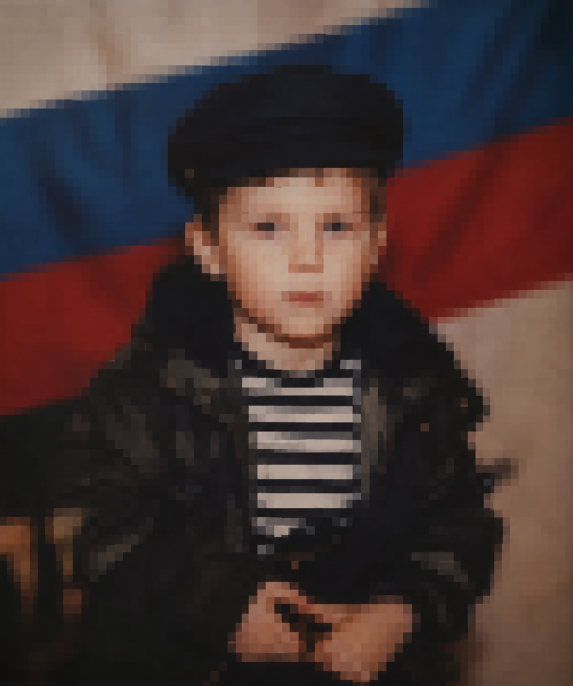
#> input picture _raw/portrait.png, 1146 x 1372 px (shown at 1/2 size)
$ python process_portrait.py
#> lines starting #> are read from the running program, lines starting #| are printed output that depends on the picture; after the words box and inside, x2 and y2 are one past the last pixel; in counts of white or black regions, pixels touching at a corner belong together
#> in process, img is the input picture: PIL image 1146x1372 RGB; mean R, G, B 68.7, 52.3, 50.9
### tools/slice_assets.py
#!/usr/bin/env python3
"""
Slice the Nano-Banana texture/decal sheets into individual, correctly-named
game textures for the Godot project.

INPUT  (put your 4 generated images here, any of .png/.jpg/.jpeg/.webp):
    _raw/monitor.*    - the Windows-2000 desktop screenshot
    _raw/surfaces.*   - 5-cell sheet: wallpaper | wood floor
                                       ceiling | countertop | wardrobe
    _raw/fabrics.*    - 6-cell sheet: rug | brown curtain | lace tulle
                                       sofa-beige | sofa-navy | white board
    _raw/decals.*     - 4-cell MAGENTA sheet: world map | clock
                                              photo frames | door

OUTPUT (written to project root res://):
    Surfaces -> tex_*.jpg   (square, 512 px)
    Monitor  -> tex_monitor.jpg
    Decals   -> decal_*.png (magenta keyed to transparent, auto-cropped)

Run from the project root:  python tools/slice_assets.py
"""

from pathlib import Path
from PIL import Image, ImageChops, ImageFilter

ROOT = Path(__file__).resolve().parent.parent
RAW = ROOT / "_raw"

# Trim this fraction off each cell edge to dodge the thin divider lines
# that the image model sometimes draws between tiles.
INSET = 0.018

# Magenta chroma-key thresholds (the background is a hot magenta ~#E000FF).
KEY_R_MIN = 140   # red must be high
KEY_B_MIN = 140   # blue must be high
KEY_G_MAX = 110   # green must be low

# ---- Sheet layouts, as fractional (x0, y0, x1, y1) rectangles --------------
# mode: "tile"   -> centered-square crop, resize to 512, save .jpg
#       "screen" -> resize to 1024 square, save .jpg
#       "decal"  -> key magenta -> alpha, auto-crop, save .png
THIRD = 1.0 / 3.0
JOBS = [
    # --- surfaces sheet (top: 2 cells, bottom: 3 cells) ---
    ("surfaces", "tile",  "tex_wallpaper.jpg",  (0.0,   0.0, 0.5,    0.5)),
    ("surfaces", "tile",  "tex_floor.jpg",      (0.5,   0.0, 1.0,    0.5)),
    ("surfaces", "tile",  "tex_ceiling.jpg",    (0.0,   0.5, THIRD,  1.0)),
    ("surfaces", "tile",  "tex_countertop.jpg", (THIRD, 0.5, 2*THIRD,1.0)),
    ("surfaces", "tile",  "tex_wardrobe.jpg",   (2*THIRD,0.5,1.0,    1.0)),

    # --- fabrics sheet (2 rows x 3 cols) ---
    ("fabrics",  "tile",  "tex_rug.jpg",        (0.0,   0.0, THIRD,  0.5)),
    ("fabrics",  "tile",  "tex_curtain.jpg",    (THIRD, 0.0, 2*THIRD,0.5)),
    ("fabrics",  "tile",  "tex_tulle.jpg",      (2*THIRD,0.0,1.0,    0.5)),
    ("fabrics",  "tile",  "tex_sofa_beige.jpg", (0.0,   0.5, THIRD,  1.0)),
    ("fabrics",  "tile",  "tex_sofa_navy.jpg",  (THIRD, 0.5, 2*THIRD,1.0)),
    ("fabrics",  "tile",  "tex_shelf_white.jpg",(2*THIRD,0.5,1.0,    1.0)),

    # --- monitor (whole image) ---
    ("monitor",  "screen","tex_monitor.jpg",    (0.0,   0.0, 1.0,    1.0)),

    # --- decals sheet (2x2, magenta background) ---
    ("decals",   "decal", "decal_worldmap.png", (0.0,   0.0, 0.5,    0.5)),
    ("decals",   "decal", "decal_clock.png",    (0.5,   0.0, 1.0,    0.5)),
    ("decals",   "decal", "decal_frames.png",   (0.0,   0.5, 0.5,    1.0)),
    ("decals",   "decal", "decal_door.png",     (0.5,   0.5, 1.0,    1.0)),
]


# [26 lines left out: functions find_source, crop_cell, center_square, not called in this run]


def key_magenta(img: Image.Image) -> Image.Image:
    """Turn the magenta background transparent and auto-crop to the object."""
    img = img.convert("RGBA")
#> img: PIL image 1146x1372 RGBA
    r, g, b, _ = img.split()
    r_hi = r.point(lambda v: 255 if v > KEY_R_MIN else 0)
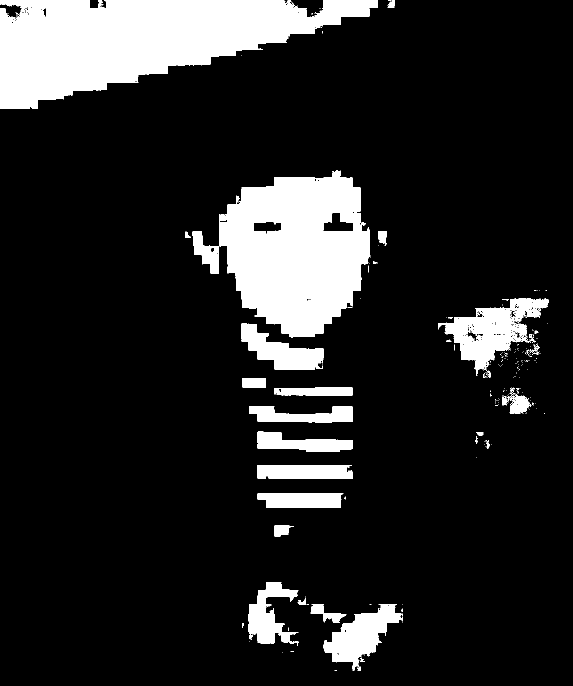
#> r_hi: PIL image 1146x1372 L (shown at 1/2 size); 14.6% white; 242 white regions (204 under 20 px), largest, box (x1, y1, x2, y2) and area: (0, 0, 756, 217) 93465, (439, 340, 741, 675) 71215, (876, 597, 1097, 752) 13037
    b_hi = b.point(lambda v: 255 if v > KEY_B_MIN else 0)
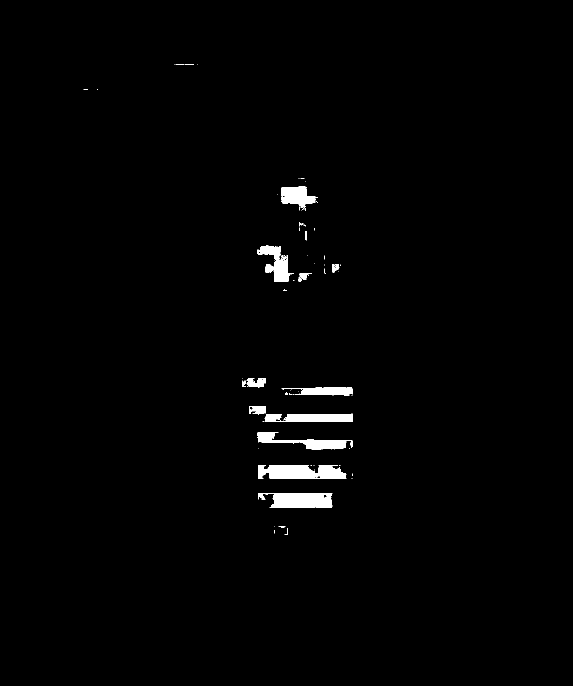
#> b_hi: PIL image 1146x1372 L (shown at 1/2 size); 1.3% white; 78 white regions (61 under 20 px), largest, box (x1, y1, x2, y2) and area: (516, 930, 693, 958) 4046, (516, 987, 665, 1016) 3457, (530, 827, 705, 844) 2556
    g_lo = g.point(lambda v: 255 if v < KEY_G_MAX else 0)
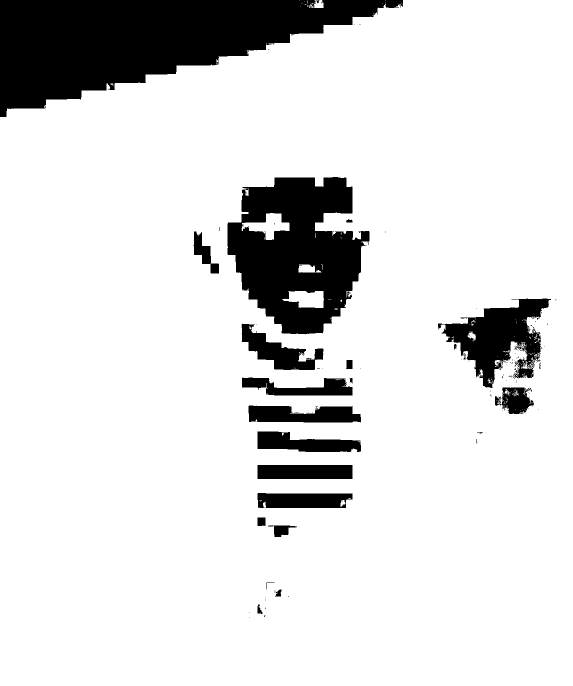
#> g_lo: PIL image 1146x1372 L (shown at 1/2 size); 86.3% white; 139 black regions (118 under 20 px), largest, box (x1, y1, x2, y2) and area: (0, 0, 806, 234) 100438, (455, 354, 739, 669) 57167, (876, 597, 1102, 776) 18286
    magenta = ImageChops.multiply(ImageChops.multiply(r_hi, b_hi), g_lo)
#> magenta: PIL image 1146x1372 L; every value is 0
    alpha = ImageChops.invert(magenta)        # 0 on magenta, 255 on object
#> alpha: PIL image 1146x1372 L; every value is 255
    # Erode the mask a couple of pixels to chew off the coloured fringe ring
    # left at anti-aliased object/background edges.
    for _ in range(2):
        alpha = alpha.filter(ImageFilter.MinFilter(3))
    # De-spill: kill any residual purple/blue halo on the kept pixels by
    # clamping blue to the (lower) green channel. Warm wood/skin (b<g) is
    # untouched; magenta spill (b>g) gets neutralised.
    b = ImageChops.darker(b, g)
    img = Image.merge("RGBA", (r, g, b, alpha))
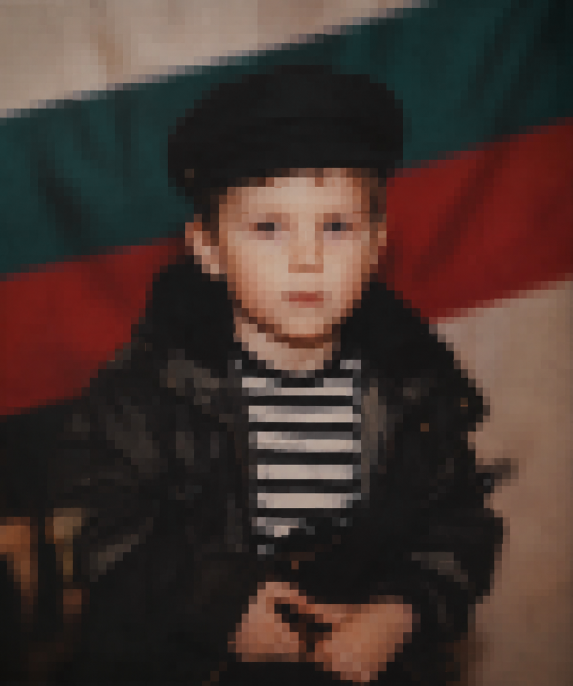
#> img: PIL image 1146x1372 RGBA (shown at 1/2 size); mean R, G, B, A 68.7, 52.3, 46.9, 255
    bbox = img.getbbox()                       # alpha-based tight box (Pillow >=9.2)
#> bbox = (0, 0, 1146, 1372)
#|   keyed: (1146, 1372)
    if bbox:
        img = img.crop(bbox)
    return img


# [35 lines left out: function main, not called in this run]


# [2 lines that do not run on import are left out]

### tools/process_portrait.py
#!/usr/bin/env python3
"""Chroma-key a magenta portrait and apply a mild VOTV-style crunch."""

from __future__ import annotations

import sys
from pathlib import Path

from PIL import Image, ImageChops, ImageFilter

ROOT = Path(__file__).resolve().parent.parent
sys.path.insert(0, str(Path(__file__).resolve().parent))
from slice_assets import key_magenta  # noqa: E402

TARGET = (525, 416)  # same footprint as the old wall decal


def votv_crunch(img: Image.Image, pixel_w: int = 88) -> Image.Image:
	"""Downscale + nearest upscale + color crush — face reads less clearly."""
#> called with pixel_w = 88
	img = img.convert("RGBA")
	r, g, b, a = img.split()
	rgb = Image.merge("RGB", (r, g, b))
	w, h = rgb.size
#> w = 1146; h = 1372
	small_h = max(1, round(h * pixel_w / w))
#> small_h = 105
	tiny = rgb.resize((pixel_w, small_h), Image.LANCZOS)
	crunchy = tiny.resize((w, h), Image.NEAREST)
	# Limited palette + tiny blur smears facial detail.
	crunchy = crunchy.quantize(colors=36, method=Image.Quantize.MEDIANCUT).convert("RGB")
	crunchy = crunchy.filter(ImageFilter.GaussianBlur(radius=0.85))
	tiny2 = crunchy.resize((pixel_w, small_h), Image.BILINEAR)
	crunchy = tiny2.resize((w, h), Image.NEAREST)
	r2, g2, b2 = crunchy.split()
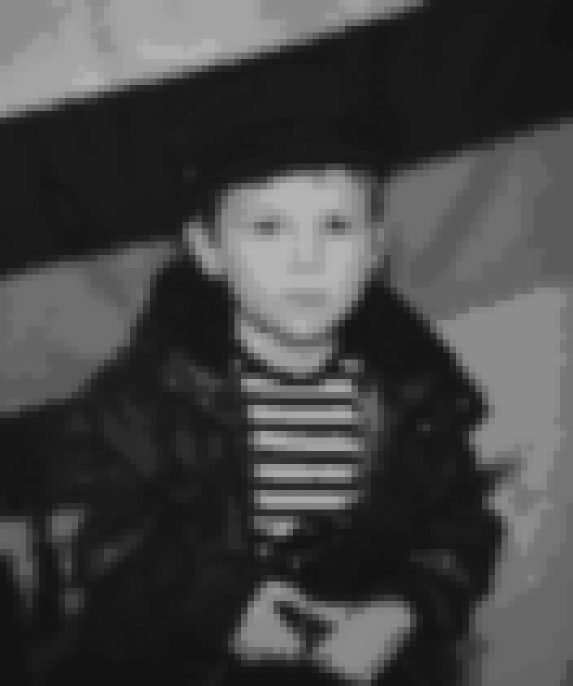
#> r2: PIL image 1146x1372 L (shown at 1/2 size); min 19, max 180, mean 68.3
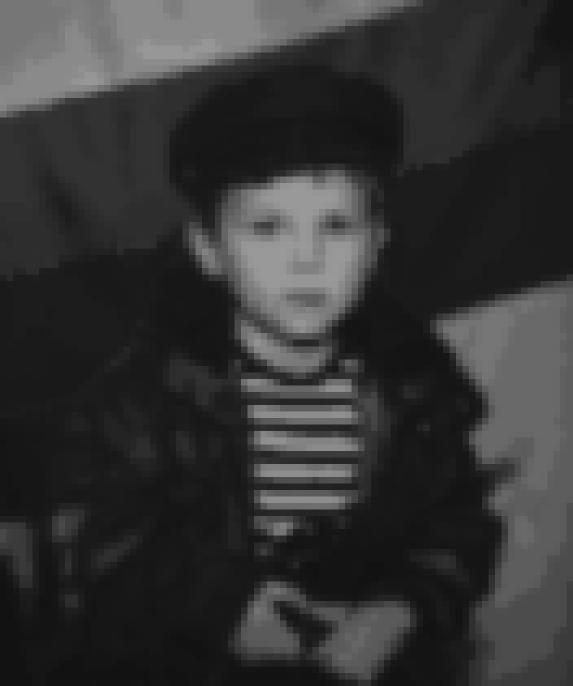
#> g2: PIL image 1146x1372 L (shown at 1/2 size); min 18, max 153, mean 51.9
	return Image.merge("RGBA", (r2, g2, b2, a))


def fit_canvas(img: Image.Image, size: tuple[int, int]) -> Image.Image:
#> called with size = (525, 416)
	tw, th = size
	kw, kh = img.size
#> kw = 1146; kh = 1372
	scale = min(tw / kw, th / kh)
#> scale = 0.303
	nw, nh = max(1, int(kw * scale)), max(1, int(kh * scale))
#> nw = 347; nh = 416
	fitted = img.resize((nw, nh), Image.LANCZOS)
	canvas = Image.new("RGBA", size, (0, 0, 0, 0))
#> canvas: PIL image 525x416 RGBA; every value is 0
	canvas.paste(fitted, ((tw - nw) // 2, (th - nh) // 2), fitted)
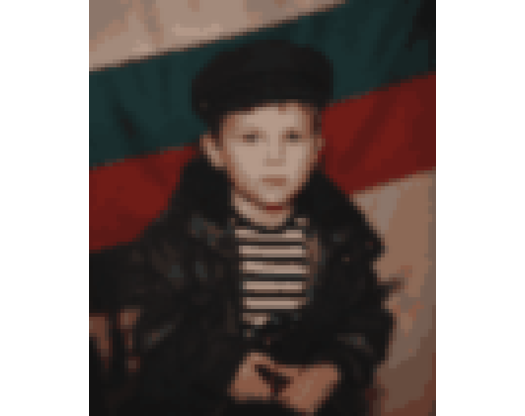
#> canvas: PIL image 525x416 RGBA; mean R, G, B, A 45.2, 34.3, 30.9, 168.5; transparent parts drawn white
	return canvas


def process(src: Path, out: Path, pixel_w: int = 88) -> None:
	img = Image.open(src)
	keyed = key_magenta(img)
	print(f"  keyed: {keyed.size}")
	crunched = votv_crunch(keyed, pixel_w=pixel_w)
	final = fit_canvas(crunched, TARGET)
	final.save(out)
	print(f"  saved: {out} ({final.size})")
#|   saved: decal_frames.png ((525, 416))


if __name__ == "__main__":
	src = Path(sys.argv[1]) if len(sys.argv) > 1 else ROOT / "_raw" / "portrait.png"
	out = Path(sys.argv[2]) if len(sys.argv) > 2 else ROOT / "decal_frames.png"
	pw = int(sys.argv[3]) if len(sys.argv) > 3 else 88
	if not src.exists():
		raise SystemExit(f"Missing source: {src}")
	process(src, out, pw)
